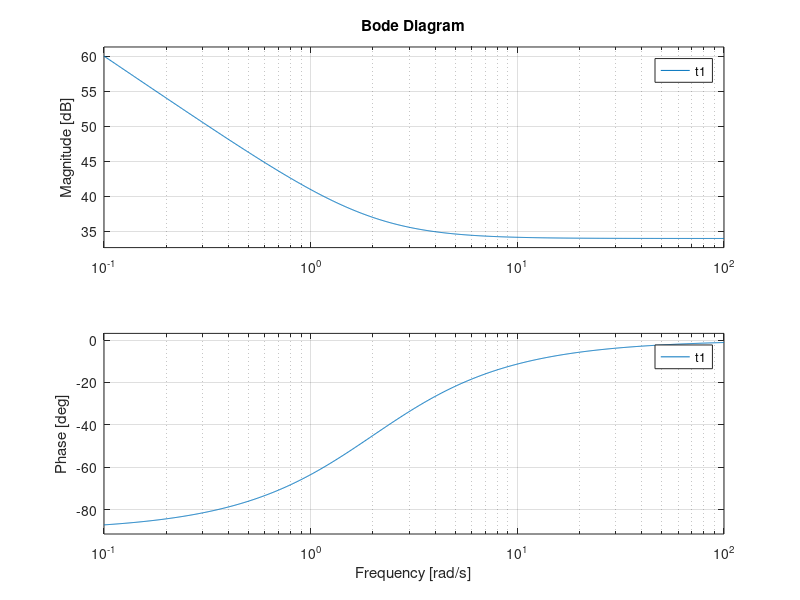

Write MATLAB code to recreate this figure.
clear all
clc

%% VCO

Kvco = 100; % Hz/V
fo = 90; % Hz

%% Loop filter

Kp = 50;
Ki = 100;

t1 = tf([Kp Ki],[1 0])
bode(t1)